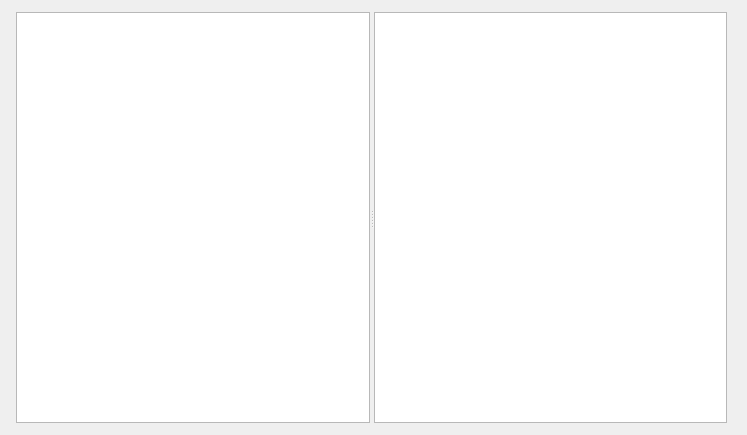
<?xml version="1.0" encoding="UTF-8"?>
<ui version="4.0">
 <class>Dialog</class>
 <widget class="QDialog" name="Dialog">
  <property name="geometry">
   <rect>
    <x>0</x>
    <y>0</y>
    <width>747</width>
    <height>435</height>
   </rect>
  </property>
  <property name="windowTitle">
   <string>Dialog</string>
  </property>
  <widget class="QSplitter" name="splitter">
   <property name="geometry">
    <rect>
     <x>16</x>
     <y>12</y>
     <width>711</width>
     <height>411</height>
    </rect>
   </property>
   <property name="orientation">
    <enum>Qt::Horizontal</enum>
   </property>
   <widget class="QTreeView" name="treeView"/>
   <widget class="QListView" name="listView"/>
  </widget>
 </widget>
 <resources/>
 <connections/>
</ui>
